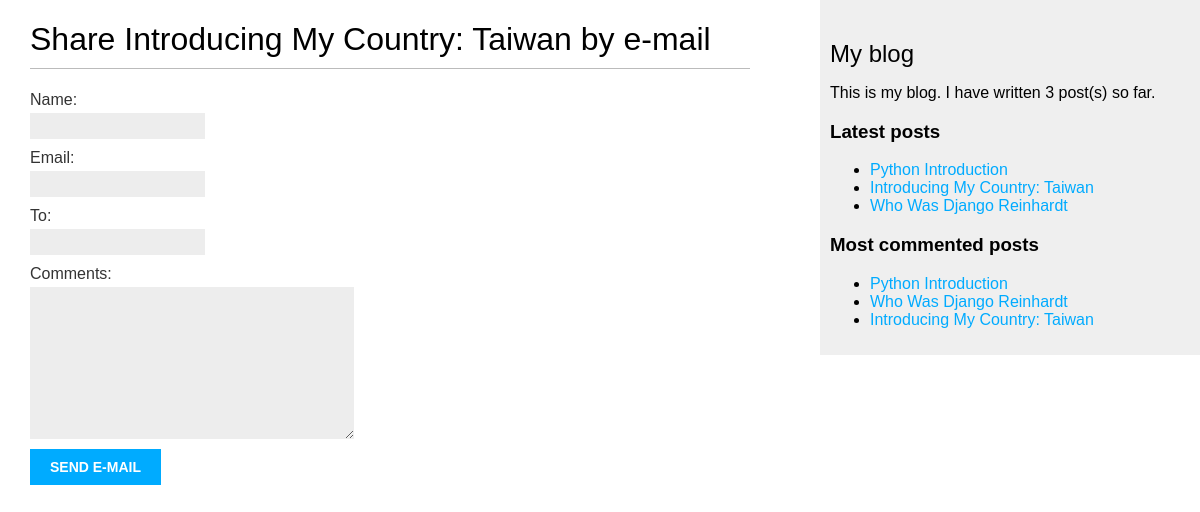
Page /blog/6/share/ on the earlier database version.
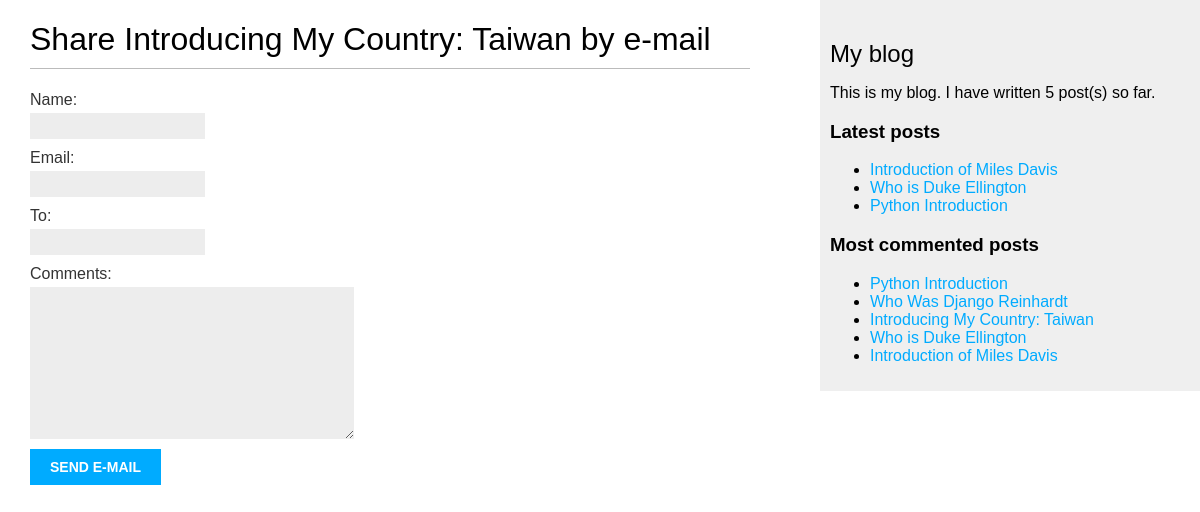
Same page on the later database version.
### blog/models.py (models this page shows, shortened)
class Post(models.Model):
    class PublishedManager(models.Manager):
        def get_queryset(self):
            return super().get_queryset().filter(status=Post.Status.PUBLISHED)
    class Status(models.TextChoices):
        DRAFT = 'DF', 'Draft'
        PUBLISHED = 'PB', 'Published'
    title = models.CharField(max_length=250)
    slug = models.SlugField(max_length=250,
                            unique_for_date='publish')
    author = models.ForeignKey(User,
                               on_delete=models.CASCADE,
                               related_name='blog_posts')
    body = models.TextField()
    publish = models.DateTimeField(default=timezone.now)
    created = models.DateTimeField(auto_now_add=True)
    updated = models.DateTimeField(auto_now=True)
    status = models.CharField(max_length=2,
                              choices=Status.choices,
                              default=Status.DRAFT,)
    objects = models.Manager()    #the default manager
    published = PublishedManager() #to create a custom manager that I can retrieve objects by using "Post.published.all()"
    tags = TaggableManager()
    class Meta:
        ordering = ['-publish']
        indexes = [
            models.Index(fields=['-publish']),
        ]
    def get_absolute_url(self):
        return reverse('blog:post_detail', args=[self.publish.year,
                                                            self.publish.month,
                                                 self.publish.day,
                                                 self.slug])

### blog/views.py (the view)
def post_share(request, post_id):
    post = get_object_or_404(Post, id=post_id, status=Post.Status.PUBLISHED)
    sent =False
    if request.method == "POST":
        form = EmailPostForm(request.POST)
        if form.is_valid():
            cd = form.cleaned_data
            post_url = request.build_absolute_uri(post.get_absolute_url())
            subject = f"{cd['name']} recommend you to read {post.title}"
            message = f"Read {post.title} at {post_url}\n\n"\
                                    f"{cd['name']}\'s comments: {cd['comments']}"
            send_mail(subject, message, 'chiou.kuan.yih@gmail.com', [cd['to']])
            sent =True
    else:
        form = EmailPostForm()
    return render(request, "blog/post/share.html", {"post":post, "form":form, "sent":sent})

### blog/forms.py
class EmailPostForm(forms.Form):
    name = forms.CharField(max_length=25)
    email = forms.EmailField()
    to = forms.EmailField()
    comments = forms.CharField(required=False,
                               widget=forms.Textarea)

### blog/templatetags/blog_tags.py (called while the page is built)
@register.simple_tag
def total_posts():
    return Post.published.count()

@register.inclusion_tag('blog/post/latest_posts.html')
def show_latest_posts(count=5):
    latest_posts = Post.published.order_by('-publish')[:count]
    return {'latest_posts':latest_posts}

@register.simple_tag
def get_most_commented_posts(count=5):
    return Post.published.annotate(total_comments=Count('comments')).order_by('-total_comments')[:count]

### blog/templates/blog/post/share.html (shortened to what this page needs)
{% extends 'blog/base.html' %}
{% block content %}
    {% if sent %}
        <h1>E-mail successfully sent </h1>
        <p>{{post.title}} was successfully sent to {{ form.cleaned_data.to }}</p>
    {% else %}
        <h1>Share {{ post.title }} by e-mail</h1>
        <form method='post'>
        {{ form.as_table }}
        <input type='submit' value='Send e-mail'>
        </form>
    {% endif %}
{% endblock %}

### blog/templates/blog/base.html (shortened to what this page needs)
{% load blog_tags %}
{% load static %}
<!DOCTYPE html>
<html lang="en">
<head>
    <link href="{% static 'css/blog.css' %}" rel="stylesheet">
</head>
<body>
    <div id="content">
        {% block content %}{% endblock %}
    </div>
    <div id="sidebar">
        <h2>My blog</h2>
        <p>This is my blog.
            I have written {% total_posts %} post(s) so far.
        </p>
        <h3>Latest posts</h3>
        {% show_latest_posts 3 %}
        <h3>Most commented posts</h3>
        {% get_most_commented_posts as most_commented_posts %}
        <ul>
            {% for post in most_commented_posts %}
            <li><a href="{{ post.get_absolute_url }}">{{ post.title }}</a></li>
            {% endfor %}
        </ul>
    </div>
</body>
</html>

### blog/templates/blog/post/latest_posts.html
<ul>
    {% for post in latest_posts %}
        <li><a href="{{ post.get_absolute_url }}">{{ post.title }}</a></li>
    {% endfor %}
</ul>

Differences in the rows shown:
no longer on one of the page's lists (row unchanged): Post: title "Introducing My Country: Taiwan"
no longer on one of the page's lists (row unchanged): Post: title "Who Was Django Reinhardt"
added Post: title "Introduction of Miles Davis"
added Post: title "Who is Duke Ellington"
Other differences:
text no longer shown: "3"
text now shown: "5"
